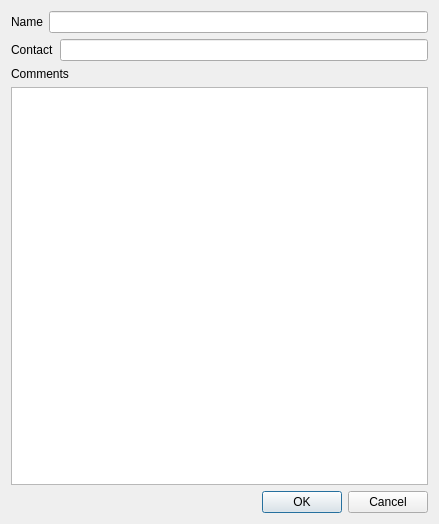
<?xml version="1.0" encoding="UTF-8"?>
<ui version="4.0">
 <class>StartTest</class>
 <widget class="QDialog" name="StartTest">
  <property name="geometry">
   <rect>
    <x>0</x>
    <y>0</y>
    <width>439</width>
    <height>524</height>
   </rect>
  </property>
  <property name="windowTitle">
   <string>Dialog</string>
  </property>
  <layout class="QVBoxLayout" name="verticalLayout_2">
   <item>
    <layout class="QVBoxLayout" name="verticalLayout_3">
     <item>
      <layout class="QHBoxLayout" name="horizontalLayout">
       <item>
        <widget class="QLabel" name="label">
         <property name="text">
          <string>Name</string>
         </property>
        </widget>
       </item>
       <item>
        <widget class="QLineEdit" name="name"/>
       </item>
      </layout>
     </item>
     <item>
      <layout class="QHBoxLayout" name="horizontalLayout_10">
       <item>
        <widget class="QLabel" name="label_2">
         <property name="text">
          <string>Contact</string>
         </property>
        </widget>
       </item>
       <item>
        <widget class="QLineEdit" name="contact"/>
       </item>
      </layout>
     </item>
    </layout>
   </item>
   <item>
    <layout class="QVBoxLayout" name="verticalLayout_4">
     <item>
      <widget class="QLabel" name="label_3">
       <property name="text">
        <string>Comments</string>
       </property>
      </widget>
     </item>
     <item>
      <widget class="QTextEdit" name="textEdit"/>
     </item>
    </layout>
   </item>
   <item>
    <widget class="QDialogButtonBox" name="buttonBox">
     <property name="orientation">
      <enum>Qt::Horizontal</enum>
     </property>
     <property name="standardButtons">
      <set>QDialogButtonBox::Cancel|QDialogButtonBox::Ok</set>
     </property>
    </widget>
   </item>
  </layout>
 </widget>
 <resources/>
 <connections>
  <connection>
   <sender>buttonBox</sender>
   <signal>accepted()</signal>
   <receiver>StartTest</receiver>
   <slot>accept()</slot>
   <hints>
    <hint type="sourcelabel">
     <x>258</x>
     <y>406</y>
    </hint>
    <hint type="destinationlabel">
     <x>157</x>
     <y>274</y>
    </hint>
   </hints>
  </connection>
  <connection>
   <sender>buttonBox</sender>
   <signal>rejected()</signal>
   <receiver>StartTest</receiver>
   <slot>reject()</slot>
   <hints>
    <hint type="sourcelabel">
     <x>326</x>
     <y>406</y>
    </hint>
    <hint type="destinationlabel">
     <x>286</x>
     <y>274</y>
    </hint>
   </hints>
  </connection>
 </connections>
 <slots>
  <signal>signal1()</signal>
 </slots>
</ui>
